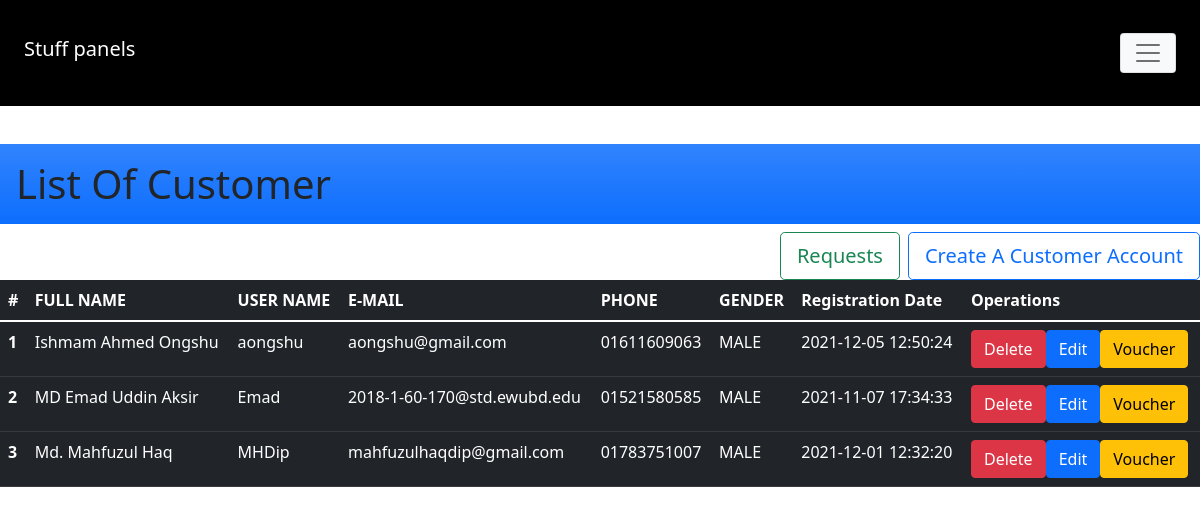
/TOD_Cafe/afterlogin stuff panel.php?customer=persons_cust, run on the app's committed database.
### tables this page shows
CREATE TABLE `persons_cust` (
  `username` varchar(255) NOT NULL,
  `fullname` varchar(255) NOT NULL,
  `email` varchar(255) DEFAULT NULL,
  `phonenumber` varchar(15) NOT NULL,
  `pass` varchar(15) NOT NULL DEFAULT '123456',
  `gender` varchar(15) NOT NULL,
  `reg_date` timestamp NOT NULL DEFAULT current_timestamp() ON UPDATE current_timestamp(),
  `login_status` tinyint(1) NOT NULL DEFAULT 1
);

### TOD_Cafe/afterlogin stuff panel.php (the view, shortened to what this page needs)
<!DOCTYPE html>
<html lang="en">
<head>
    <link rel="stylesheet" href="CSS/bootstrap/css/bootstrap.min.css">
</head>
<body>
    <div>
        <nav class="navbar navbar-light bg-black fixed-top">
            <div class="container-fluid p-4">
              <a class="navbar-brand text-white h4" href="#">Stuff panels</a>
              <button class="navbar-toggler bg-light" type="button" data-bs-toggle="offcanvas" data-bs-target="#offcanvasNavbar" aria-controls="offcanvasNavbar">
                <span class="navbar-toggler-icon"></span>
              </button>
            </div>
          </nav>
          <br><br><br><br><br><br>
    </div>
    <?php
    if(isset($_GET['customer']))
    {
      echo "<h1 class = 'p-3 mb-2 bg-primary bg-gradient'>List Of Customer</h1>";
      echo "
              <div class='d-grid gap-2 d-md-flex justify-content-md-end'><a class = 'btn btn-outline-success btn-lg' href='afterlogin admins panel.php?request=request_cust'>Requests</a><a class = 'btn btn-outline-primary btn-lg' href='Insert_Customer.php'>Create A Customer Account</a></div>";
      echo "
            <table class='table table-dark table-hover'>
                <thead>
                <tr>
                  <th scope='col'>#</th>
                  <th scope='col'>FULL NAME</th>
                  <th scope='col'>USER NAME</th>
                  <th scope='col'>E-MAIL</th>
                  <th scope='col'>PHONE</th>
                  <th scope='col'>GENDER</th>
                  <th scope='col'>Registration Date</th>
                  <th scope='col'>Operations</th>
                </tr>
              </thead>
              <tbody>";
            include "localhost.php";
            $sql = "SELECT * FROM persons_cust";
            $result = mysqli_query($conn, $sql);
            if (mysqli_num_rows($result) > 0)
            {
              $i = 1;
              while($row = mysqli_fetch_assoc($result))
              {
                $fname = $row['fullname'];
                $uname = $row['username'];
                $email = $row['email'];
                $phone = $row['phonenumber'];
                $gender = $row['gender'];
                $reg = $row['reg_date'];
                echo "
                <tr>
                  <th scope='row'>$i</th>
                  <td>$fname</td>
                  <td>$uname</td>
                  <td>$email</td>
                  <td>$phone</td>
                  <td>$gender</td>
                  <td>$reg</td>
                  <td><a href='reason.php?user_Delete=$uname&email=$email' class='btn btn-danger'>Delete</a><a href='edit_customer.php?user=$uname&email=$email' class='btn btn-primary'>Edit</a><a class='btn btn-warning'>Voucher</a></td>
                </tr>";
                $i++;
              }
            }
        echo "</tbody>
      </table>";
          }
    ?>
</body>
</html>

### data on the page
persons_cust: fullname "Ishmam Ahmed Ongshu", username "aongshu", email "aongshu@gmail.com", phonenumber "01611609063", gender "MALE", reg_date "2021-12-05 12:50:24"
persons_cust: fullname "MD Emad Uddin Aksir", username "Emad", email "2018-1-60-170@std.ewubd.edu", phonenumber "01521580585", gender "MALE", reg_date "2021-11-07 17:34:33"
persons_cust: fullname "Md. Mahfuzul Haq", username "MHDip", email "mahfuzulhaqdip@gmail.com", phonenumber "01783751007", gender "MALE", reg_date "2021-12-01 12:32:20"
